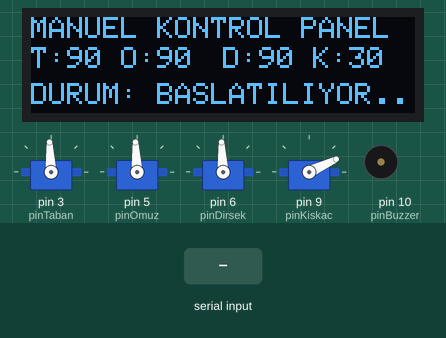
Recording of a sketch running on a simulated Arduino Uno, built with avr-gcc and run on an emulated ATmega328P. Shown: 128×32 one-colour display, 4 × servo, buzzer (waves = sounding). The inputs (shaded band) are chosen by the test bench. What the sketch prints to the serial monitor is not drawn.

Above: at 0.5 s.
At 2.9 s:
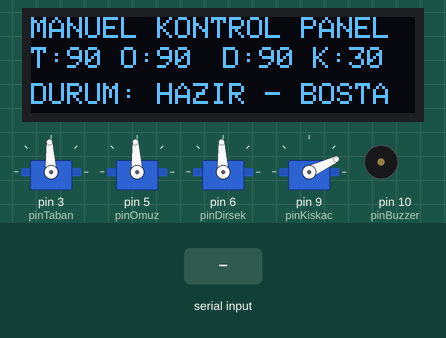
3.0 s: "B,\n" received over Serial
At 4.0 s:
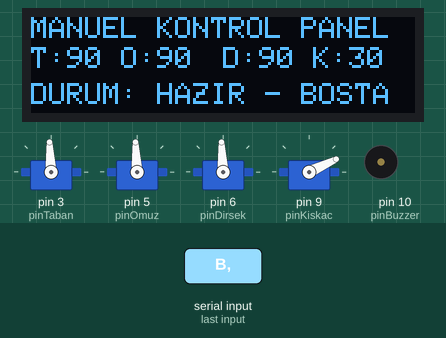
4.6 s: "K,\n" received over Serial
6.1 s: "B,,45\n" received over Serial
Timing chart, 0 to 9.1 s (numbered marks = the images above; inputs shaded):
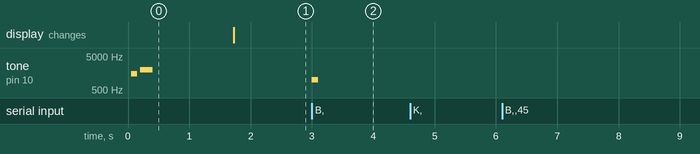

Measured:
- after the input at 3.0 s, tone on pin 10 (pinBuzzer): silent → 1000 Hz at once, → silent 0.10 s later
- after the input at 4.6 s, every drawn part: stays the same
- after the input at 6.1 s, every drawn part: stays the same

The sketch:

arduino.ino
```cpp
#include <Adafruit_GFX.h>
#include <Adafruit_SSD1306.h>
#include <Servo.h>
#include <Wire.h>

#define SCREEN_WIDTH 128
#define SCREEN_HEIGHT 32
#define OLED_RESET -1
Adafruit_SSD1306 display(SCREEN_WIDTH, SCREEN_HEIGHT, &Wire, OLED_RESET);

Servo motorTaban;
Servo motorOmuz;
Servo motorDirsek;
Servo motorKiskac;

const int pinTaban = 3;
const int pinOmuz = 5;
const int pinDirsek = 6;
const int pinKiskac = 9;
const int pinBuzzer = 10;

// Mevcut ve Hedef Pozisyonlar
int suankiTaban = 90;
int suankiOmuz = 90;
int suankiDirsek = 90;
int suankiKiskac = 30;
int hedefTaban = 90;
int hedefOmuz = 90;
int hedefDirsek = 90;
int hedefKiskac = 30;

unsigned long sonHareketZamani = 0;
unsigned long sonHareketZamaniTaban = 0;
unsigned long sonHareketZamaniOmuz = 0;
unsigned long sonHareketZamaniDirsek = 0;
unsigned long sonHareketZamaniKiskac = 0;
const int hareketGecikmesi = 15; // Her 15ms'de 1 derece hareket (Hız ayarı)

bool isMoving = false;
String lastStatus = "BOSTA";

// Servo kütüphanesi write() komutunda 200 gibi değerleri milisaniye zannedip
// 0'a çöker. Bunu aşmak ve 180 derece üstü özel açılara izin vermek için
// mikrosaniye haritalaması kullanıyoruz:
void safeServoWrite(Servo &motor, int angle, int maxAngle) {
  int pulse = map(angle, 0, maxAngle, 450, 2550);
  motor.writeMicroseconds(pulse);
}

void safeServoDetach(Servo &motor, int pin) {
  if (motor.attached()) {
    motor.detach();
    pinMode(pin, OUTPUT);
    digitalWrite(pin, LOW);
  }
}

void updateOLED() {
  display.clearDisplay();
  display.setTextSize(1);
  display.setTextColor(SSD1306_WHITE);

  // Üst Başlık
  display.setCursor(0, 0);
  display.print("MANUEL KONTROL PANEL");

  // Pozisyon Bilgileri
  display.setCursor(0, 10);
  display.print("T:");
  display.print(suankiTaban);
  display.print(" O:");
  display.print(suankiOmuz);

  display.setCursor(64, 10);
  display.print("D:");
  display.print(suankiDirsek);
  display.print(" K:");
  display.print(suankiKiskac);

  // Durum
  display.setCursor(0, 22);
  display.print("DURUM: ");
  display.print(lastStatus);

  display.display();
}

void attachServos() {
  if (!motorTaban.attached())
    motorTaban.attach(pinTaban);
  if (!motorOmuz.attached())
    motorOmuz.attach(pinOmuz);
  if (!motorDirsek.attached())
    motorDirsek.attach(pinDirsek);
  if (!motorKiskac.attached())
    motorKiskac.attach(pinKiskac);
}

void setup() {
  Serial.begin(115200);
  Serial.setTimeout(50);
  pinMode(pinBuzzer, OUTPUT);

  // OLED Başlatma
  if (!display.begin(SSD1306_SWITCHCAPVCC, 0x3C)) {
    for (;;)
      ;
  }
  display.clearDisplay();

  lastStatus = "BASLATILIYOR...";
  updateOLED();

  attachServos();

  // Başlangıç Pozisyonu
  safeServoWrite(motorTaban, suankiTaban, 180);
  safeServoWrite(motorOmuz, suankiOmuz, 180);
  safeServoWrite(motorDirsek, suankiDirsek, 180);
  safeServoWrite(motorKiskac, suankiKiskac, 180);

  // Açılış Sesi
  tone(pinBuzzer, 1500, 100);
  delay(150);
  tone(pinBuzzer, 2000, 200);

  delay(1500);

  // Titrememeleri için başlangıçta hemen kapat
  safeServoDetach(motorTaban, pinTaban);
  safeServoDetach(motorOmuz, pinOmuz);
  safeServoDetach(motorDirsek, pinDirsek);
  safeServoDetach(motorKiskac, pinKiskac);

  lastStatus = "HAZIR - BOSTA";
  updateOLED();
}

void parseMessage(String msg) {
  // Manuel Kontrol Komutu
  if (msg.startsWith("K,")) {
    int firstComma = msg.indexOf(',');
    int secondComma = msg.indexOf(',', firstComma + 1);
    int thirdComma = msg.indexOf(',', secondComma + 1);
    int fourthComma = msg.indexOf(',', thirdComma + 1);

    if (firstComma == -1 || secondComma == -1 || thirdComma == -1 ||
        fourthComma == -1) {
      Serial.println("Error: Malformed command!");
      return;
    }

    int t = msg.substring(firstComma + 1, secondComma).toInt();
    int o = msg.substring(secondComma + 1, thirdComma).toInt();
    int d = msg.substring(thirdComma + 1, fourthComma).toInt();
    int k = msg.substring(fourthComma + 1).toInt();

    // Güvenlik sınırları kontrolü
    if (t >= 0 && t <= 180 && o >= 15 && o <= 180 && d >= 80 && d <= 180 &&
        k >= 0 && k <= 180) {
      hedefTaban = t;
      hedefOmuz = o;
      hedefDirsek = d;
      hedefKiskac = k;

      lastStatus = "HAREKETLI";
      isMoving = true;
      Serial.println("Status: Command accepted");
    } else {
      Serial.println("Error: Out of bounds!");
    }
  }
  // Buzzer Komutu
  else if (msg.startsWith("B,")) {
    int firstComma = msg.indexOf(',');
    int secondComma = msg.indexOf(',', firstComma + 1);
    if (firstComma != -1 && secondComma != -1) {
      int freq = msg.substring(firstComma + 1, secondComma).toInt();
      int dur = msg.substring(secondComma + 1).toInt();
      tone(pinBuzzer, freq, dur);
      Serial.println("Status: Buzzer tone played");
    } else {
      tone(pinBuzzer, 1000, 100);
      Serial.println("Status: Default beep played");
    }
  }
}

void loop() {
  static String inputString = "";
  while (Serial.available() > 0) {
    char inChar = (char)Serial.read();
    if (inChar == '\n') {
      inputString.trim();
      if (inputString.length() > 0) {
        parseMessage(inputString);
      }
      inputString = "";
    } else {
      inputString += inChar;
    }
  }

  // Yumuşak Hareket Mantığı
  if (millis() - sonHareketZamani > hareketGecikmesi) {
    sonHareketZamani = millis();
    bool hareketVar = false;
    bool oledGuncelle = false;

    // --- TABAN MOTORU ---
    if (suankiTaban != hedefTaban) {
      if (!motorTaban.attached())
        motorTaban.attach(pinTaban);
      int diff = hedefTaban - suankiTaban;
      int step = diff / 4;
      if (step == 0)
        step = (diff > 0) ? 1 : -1;
      suankiTaban += step;
      safeServoWrite(motorTaban, suankiTaban, 180);
      hareketVar = true;
      sonHareketZamaniTaban = millis();
      oledGuncelle = true;
    } else {
      if (millis() - sonHareketZamaniTaban > 300) {
        safeServoDetach(motorTaban, pinTaban);
      }
    }

    // --- OMUZ MOTORU ---
    if (suankiOmuz != hedefOmuz) {
      if (!motorOmuz.attached())
        motorOmuz.attach(pinOmuz);
      int diff = hedefOmuz - suankiOmuz;
      int step = diff / 4;
      if (step == 0)
        step = (diff > 0) ? 1 : -1;
      suankiOmuz += step;
      safeServoWrite(motorOmuz, suankiOmuz, 180);
      hareketVar = true;
      sonHareketZamaniOmuz = millis();
      oledGuncelle = true;
    } else {
      if (millis() - sonHareketZamaniOmuz > 300) {
        safeServoDetach(motorOmuz, pinOmuz);
      }
    }

    // --- DİRSEK MOTORU ---
    if (suankiDirsek != hedefDirsek) {
      if (!motorDirsek.attached())
        motorDirsek.attach(pinDirsek);
      int diff = hedefDirsek - suankiDirsek;
      int step = diff / 4;
      if (step == 0)
        step = (diff > 0) ? 1 : -1;
      suankiDirsek += step;
      safeServoWrite(motorDirsek, suankiDirsek, 180);
      hareketVar = true;
      sonHareketZamaniDirsek = millis();
      oledGuncelle = true;
    } else {
      if (millis() - sonHareketZamaniDirsek > 300) {
        safeServoDetach(motorDirsek, pinDirsek);
      }
    }

    // --- KISKAÇ MOTORU ---
    if (suankiKiskac != hedefKiskac) {
      if (!motorKiskac.attached())
        motorKiskac.attach(pinKiskac);
      int diff = hedefKiskac - suankiKiskac;
      int step = diff / 3;
      if (step == 0)
        step = (diff > 0) ? 1 : -1;
      suankiKiskac += step;
      safeServoWrite(motorKiskac, suankiKiskac, 180);
      hareketVar = true;
      sonHareketZamaniKiskac = millis();
      oledGuncelle = true;
    } else {
      if (millis() - sonHareketZamaniKiskac > 300) {
        safeServoDetach(motorKiskac, pinKiskac);
      }
    }

    if (hareketVar) {
      isMoving = true;
    } else {
      if (isMoving) {
        isMoving = false;
        lastStatus = "HAZIR - BOSTA";
        oledGuncelle = true;
      }
    }

    if (oledGuncelle) {
      updateOLED();
    }
  }
}
```
